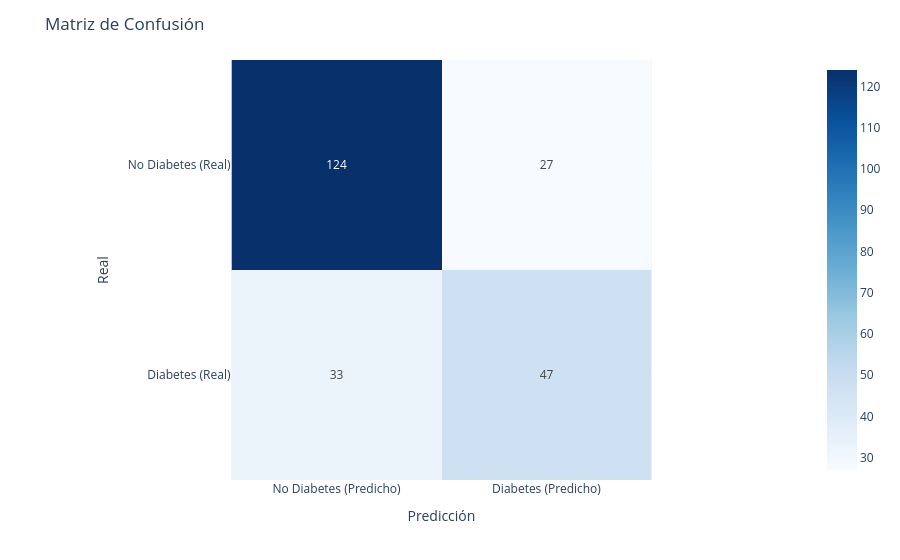

Notebook code for this chart:
### Code cell
import plotly.express as px
import pandas as pd

# Usar la matriz de confusión ya calculada (conf_matrix)
# conf_matrix = np.array([[126, 25], [37, 43]]) si ya la tienes calculada

# Convertir la matriz a un DataFrame para plotly express
df_cm = pd.DataFrame(conf_matrix, index=['No Diabetes (Real)', 'Diabetes (Real)'],
                     columns=['No Diabetes (Predicho)', 'Diabetes (Predicho)'])

# Graficar la matriz de confusión interactiva con plotly express
fig = px.imshow(df_cm, text_auto=True, color_continuous_scale='Blues')

# Configurar los títulos
fig.update_layout(
    title="Matriz de Confusión",
    xaxis_title="Predicción",
    yaxis_title="Real",
)

# Mostrar el gráfico
fig.show()

### Figure 1 — Plotly figure (JSON) as saved in the notebook; plotly's stock layout.template omitted (floating-point values rounded to 4 significant figures)
{"data": [{"coloraxis": "coloraxis", "hovertemplate": "x: %{x}<br>y: %{y}<br>color: %{z}<extra></extra>", "name": "0", "texttemplate": "%{z}", "type": "heatmap", "x": ["No Diabetes (Predicho)", "Diabetes (Predicho)"], "xaxis": "x", "y": ["No Diabetes (Real)", "Diabetes (Real)"], "yaxis": "y", "z": [[124, 27], [33, 47]]}], "layout": {"coloraxis": {"colorscale": [[0, "rgb(247,251,255)"], [0.125, "rgb(222,235,247)"], [0.25, "rgb(198,219,239)"], [0.375, "rgb(158,202,225)"], [0.5, "rgb(107,174,214)"], [0.625, "rgb(66,146,198)"], [0.75, "rgb(33,113,181)"], [0.875, "rgb(8,81,156)"], [1, "rgb(8,48,107)"]]}, "margin": {"t": 60}, "title": {"text": "Matriz de Confusión"}, "xaxis": {"anchor": "y", "constrain": "domain", "domain": [0, 1], "scaleanchor": "y", "title": {"text": "Predicción"}}, "yaxis": {"anchor": "x", "autorange": "reversed", "constrain": "domain", "domain": [0, 1], "title": {"text": "Real"}}}}
